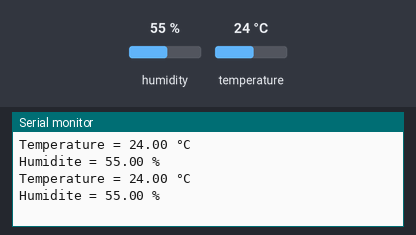
Bench run of a sketch on a simulated Arduino Uno, built with avr-gcc and run on an emulated ATmega328P. Shown: the last lines printed to the serial monitor. Inputs (shaded band) come from the test bench; at power-on: humidity 55 %, temperature 24 °C.

Above: at 10.8 s.
10.9 s: humidity set to 22 %
At 20.7 s:
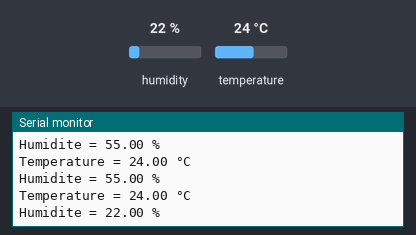
20.9 s: temperature set to 12 °C
At 30.7 s:
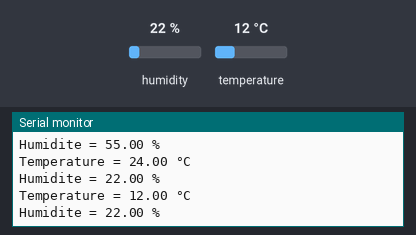
30.9 s: humidity set to 40 %
At 41.3 s:
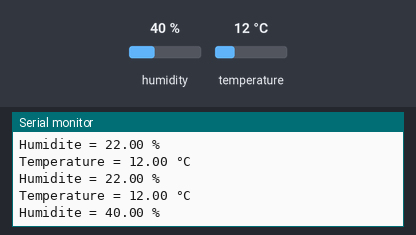
Timing chart, 0 to 42.8 s (numbered marks = the images above; inputs shaded):
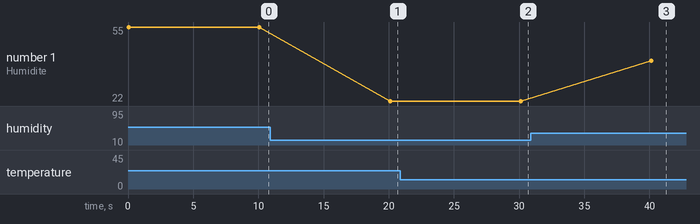

The sketch:

meteoserialonadruino.ino
```cpp
#include "DHT.h"
#define DHTPIN 2 // broche data de l'arduino 2

#define DHTTYPE DHT11 // définit le type de sensor


// Declare un objet de type DHT
// Il faut passer en parametre du constructeur
// de l'objet la broche et le type de capteur

DHT dht(DHTPIN,DHTTYPE);
void setup() {
  // put your setup code here, to run once:
  Serial.begin(9600);
  dht.begin();
}

void loop() {
  // Recupere la temperature et l'humidite du capteur et l'affiche
  // sur le moniteur serie
  Serial.println("Temperature = " + String(dht.readTemperature())+" °C");
  Serial.println("Humidite = " + String(dht.readHumidity())+" %");

  // Attend 10 secondes avant de reboucler
  delay(10000);
}
```

Measured:
- after the input at 10.9 s, the serial monitor: prints a new line after 9.2 s (image 1)
- after the input at 20.9 s, the serial monitor: prints a new line after 9.2 s (image 2)
- after the input at 30.9 s, the serial monitor: prints a new line after 9.2 s (image 3)
- plotted number 1: 55 → 22 after the input at 10.9 s, 22 → 40 after the input at 30.9 s
